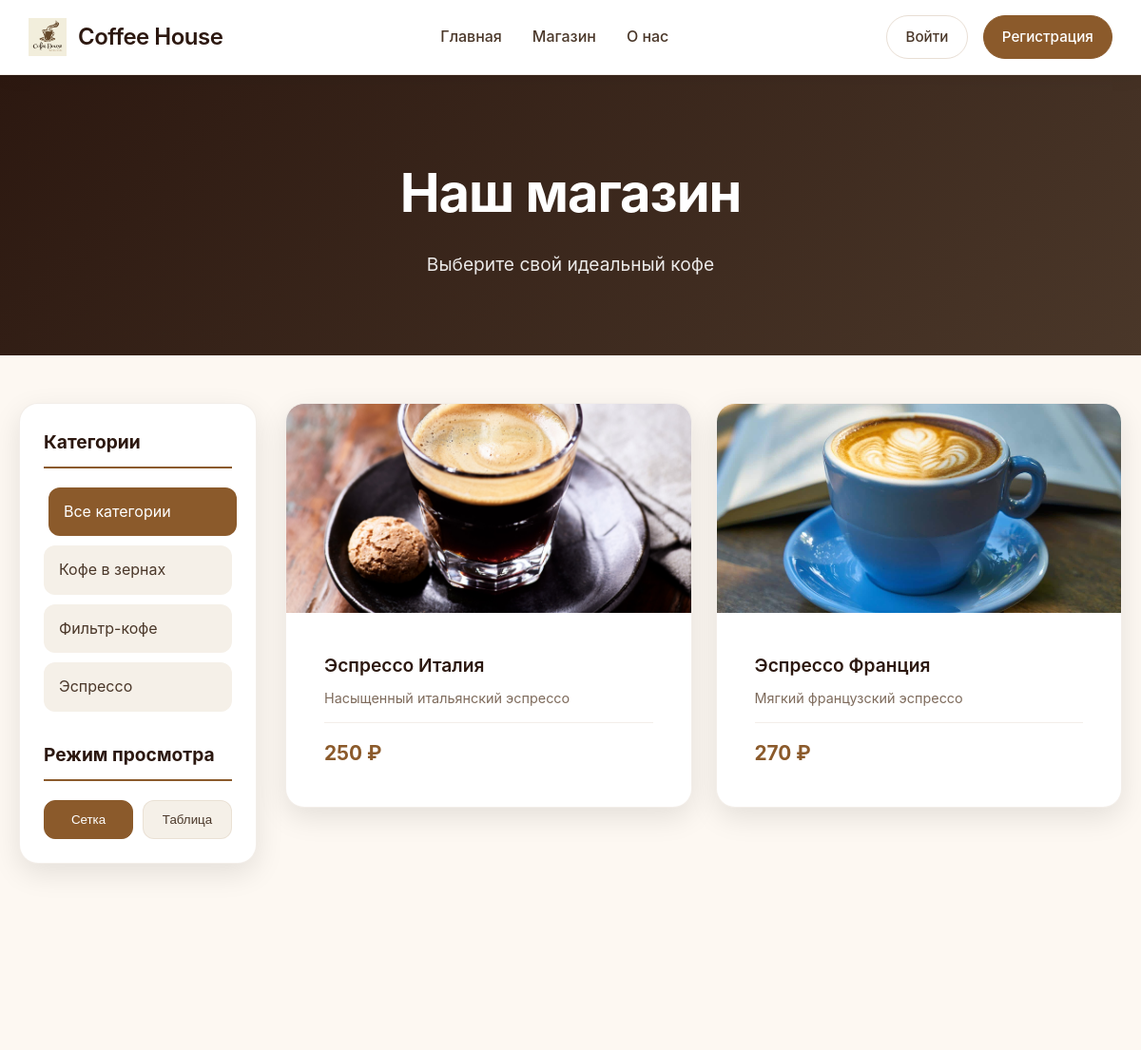
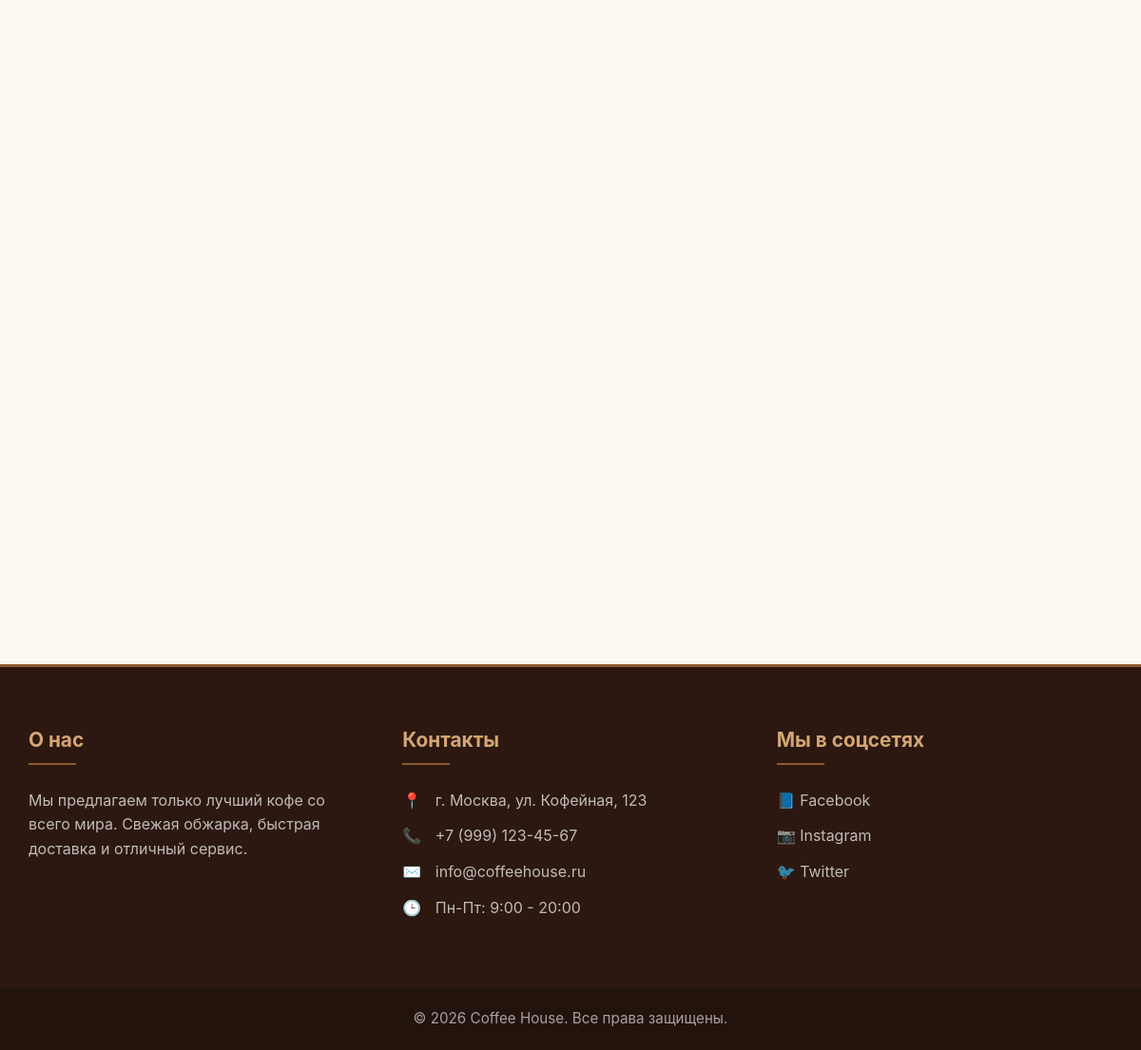
The page /shop.php on the database its author committed (2 pictures, top to bottom).
### tables this page shows
CREATE TABLE categories (
    id INT AUTO_INCREMENT PRIMARY KEY,
    name VARCHAR(50) NOT NULL,
    description TEXT
);

CREATE TABLE products (
    id INT AUTO_INCREMENT PRIMARY KEY,
    category_id INT,
    name VARCHAR(100) NOT NULL,
    description TEXT,
    full_description TEXT,
    price DECIMAL(10, 2) NOT NULL,
    image VARCHAR(255),
    stock INT DEFAULT 0,
    characteristics JSON,
    created_at TIMESTAMP DEFAULT CURRENT_TIMESTAMP,
    FOREIGN KEY (category_id) REFERENCES categories(id)
);

### shop.php (the view, shortened to what this page needs)
<?php
include 'includes/header.php';
$categories_query = "SELECT * FROM categories ORDER BY name";
$categories_result = mysqli_query($conn, $categories_query);
$where = "1=1";
$products_query = "SELECT * FROM products WHERE $where ORDER BY created_at DESC";
$products_result = mysqli_query($conn, $products_query);
?>
<div class="shop-header">
    <div class="container">
        <h1>Наш магазин</h1>
        <p>Выберите свой идеальный кофе</p>
    </div>
</div>
<div class="shop-container">
    <aside class="shop-sidebar">
        <h3>Категории</h3>
        <ul class="category-filter">
            <li>
                <a href="shop.php" <?php echo !isset($_GET['category']) ? 'class="active"' : ''; ?>>
                    Все категории
                </a>
            </li>
            <?php
            if ($categories_result && mysqli_num_rows($categories_result) > 0) {
                while ($category = mysqli_fetch_assoc($categories_result)):
            ?>
            <li>
                <a href="shop.php?category=<?php echo $category['id']; ?>"
                   <?php echo (isset($_GET['category']) && $_GET['category'] == $category['id']) ? 'class="active"' : ''; ?>>
                    <?php echo htmlspecialchars($category['name']); ?>
                </a>
            </li>
            <?php
                endwhile;
            }
            ?>
        </ul>
        <h3>Режим просмотра</h3>
        <div class="view-toggle">
            <button class="view-btn active" data-view="grid">Сетка</button>
            <button class="view-btn" data-view="table">Таблица</button>
        </div>
    </aside>
    <div class="shop-content">
        <?php if ($products_result && mysqli_num_rows($products_result) > 0): ?>
            <div class="products-grid active" id="grid-view">
                <?php
                mysqli_data_seek($products_result, 0);
                while ($product = mysqli_fetch_assoc($products_result)):
                ?>
                <div class="product-card">
                    <div class="product-image">
                        <img src="assets/images/products/<?php echo htmlspecialchars($product['image']); ?>"
                             alt="<?php echo htmlspecialchars($product['name']); ?>">
                    </div>
                    <div class="product-info">
                        <h3><?php echo htmlspecialchars($product['name']); ?></h3>
                        <p class="product-description"><?php echo htmlspecialchars($product['description']); ?></p>
                        <div class="product-footer">
                            <span class="product-price"><?php echo number_format($product['price'], 0, '', ' '); ?> ₽</span>
                        </div>
                    </div>
                </div>
                <?php endwhile; ?>
            </div>
        <?php else: ?>
            <div class="no-products">
                <p>Товары не найдены</p>
            </div>
        <?php endif; ?>
    </div>
</div>
<?php include 'includes/footer.php'; ?>

### includes/header.php (shortened to what this page needs)
<!DOCTYPE html>
<html lang="ru">
<head>
    <link rel="stylesheet" href="assets/css/style.css">
</head>
<body>
    <header>
        <nav class="navbar">
            <div class="nav-container">
                <div class="nav-logo">
                    <a href="index.php">
                        <img src="assets/images/logo.png" alt="Coffee Shop" class="logo">
                        <span>Coffee House</span>
                    </a>
                </div>
                <ul class="nav-menu">
                    <li><a href="index.php">Главная</a></li>
                    <li><a href="shop.php">Магазин</a></li>
                    <li><a href="about.php">О нас</a></li>
                </ul>
                <div class="nav-auth">
                    <?php if (isset($_SESSION['user_id'])): ?>
                        <a href="cart.php" class="cart-link">
                            <span class="cart-icon">🛒</span>
                            <span class="cart-count">0</span>
                        </a>
                        <span class="user-name"><?php echo htmlspecialchars($_SESSION['username']); ?></span>
                        <a href="logout.php" class="auth-link">Выйти</a>
                    <?php else: ?>
                        <a href="login.php" class="auth-link">Войти</a>
                        <a href="register.php" class="auth-link register">Регистрация</a>
                    <?php endif; ?>
                </div>
            </div>
        </nav>
    </header>
    <main>

### includes/footer.php (shortened to what this page needs)
    </main>
    <footer class="footer">
        <div class="footer-container">
            <div class="footer-section">
                <h3>О нас</h3>
                <p>Мы предлагаем только лучший кофе со всего мира. Свежая обжарка, быстрая доставка и отличный сервис.</p>
            </div>
            <div class="footer-section">
                <h3>Контакты</h3>
                <p><span class="icon">📍</span> г. Москва, ул. Кофейная, 123</p>
                <p><span class="icon">📞</span> +7 (999) 123-45-67</p>
                <p><span class="icon">✉️</span> info@coffeehouse.ru</p>
                <p><span class="icon">🕒</span> Пн-Пт: 9:00 - 20:00</p>
            </div>
            <div class="footer-section">
                <h3>Мы в соцсетях</h3>
                <div class="social-links">
                    <a href="#" class="social-link">📘 Facebook</a>
                    <a href="#" class="social-link">📷 Instagram</a>
                    <a href="#" class="social-link">🐦 Twitter</a>
                </div>
            </div>
        </div>
        <div class="footer-bottom">
            <p>&copy; 2026 Coffee House. Все права защищены.</p>
        </div>
    </footer>
</body>
</html>

### rows shown on the page
categories: name "Кофе в зернах"
categories: name "Фильтр-кофе"
categories: name "Эспрессо"
products: image (picture), name "Эспрессо Италия", description "Насыщенный итальянский эспрессо", price "250"
products: image (picture), name "Эспрессо Франция", description "Мягкий французский эспрессо", price "270"
